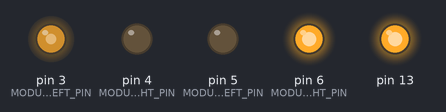
A sketch run on a simulated Arduino Uno, built with avr-gcc and run on an emulated ATmega328P. Shown: output pins drawn as LEDs (lit = HIGH).

Above: at 0.05 s.
At 9.95 s:
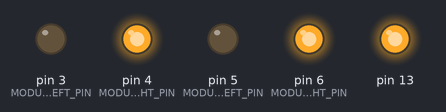
At 14.95 s:
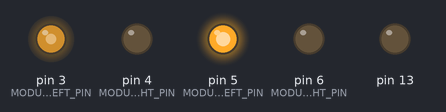
At 19.95 s:
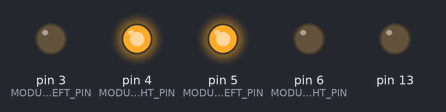
Timing chart, 0 to 26.0 s (numbered marks = the images above):
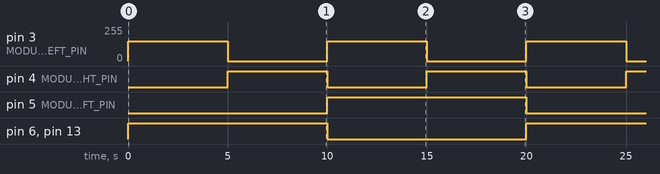

Measured:
- by itself, pin 3 (MODULE_PWM_LEFT_PIN): alternates 150/255 for 5.0 s and 0/255 for 5.0 s
- by itself, pin 4 (MODULE_PWM_RIGHT_PIN): alternates HIGH for 5.0 s and LOW for 5.0 s
- by itself, pin 5 (MODULE_DIR_LEFT_PIN), pin 6 (MODULE_DIR_RIGHT_PIN), pin 13: alternates HIGH for 10.0 s and LOW for 10.0 s

The sketch:

Module_Strength_Test.ino
```cpp
#define MODULE_PWM_LEFT_PIN    3
#define MODULE_DIR_LEFT_PIN    5
#define MODULE_ENC_A_LEFT_PIN  11
#define MODULE_ENC_B_LEFT_PIN  12

#define MODULE_PWM_RIGHT_PIN   4
#define MODULE_DIR_RIGHT_PIN   6
#define MODULE_ENC_A_RIGHT_PIN 14
#define MODULE_ENC_B_RIGHT_PIN 15

boolean direction = HIGH;

void setup() {
  pinMode(13, OUTPUT);
  // put your setup code here, to run once:
  pinMode(MODULE_PWM_LEFT_PIN,  OUTPUT);
  pinMode(MODULE_DIR_LEFT_PIN,  OUTPUT);
  pinMode(MODULE_PWM_RIGHT_PIN, OUTPUT);
  pinMode(MODULE_DIR_RIGHT_PIN, OUTPUT);

  digitalWrite(MODULE_DIR_LEFT_PIN, direction);
  digitalWrite(MODULE_DIR_RIGHT_PIN, direction);


  digitalWrite(13, HIGH);
}

boolean turn = true;
void loop() {
  if (turn) {
    analogWrite(MODULE_PWM_RIGHT_PIN, 0);
    analogWrite(MODULE_PWM_LEFT_PIN, 150);
  } else {
    analogWrite(MODULE_PWM_RIGHT_PIN, 150);
    analogWrite(MODULE_PWM_LEFT_PIN, 0);
  }

  digitalWrite(MODULE_DIR_LEFT_PIN, !direction);
  digitalWrite(MODULE_DIR_RIGHT_PIN, direction);
  digitalWrite(13, direction);
  /*else {
    if (turn) {
      analogWrite(MODULE_PWM_RIGHT_PIN, 0);
      analogWrite(MODULE_PWM_LEFT_PIN, 150);
    } else {
      //analogWrite(MODULE_PWM_RIGHT_PIN, 150);
      //analogWrite(MODULE_PWM_LEFT_PIN, 0);
    }
    }*/
  turn = !turn;
  if (turn)
    direction = !direction;
  delay(5000);

}
```
